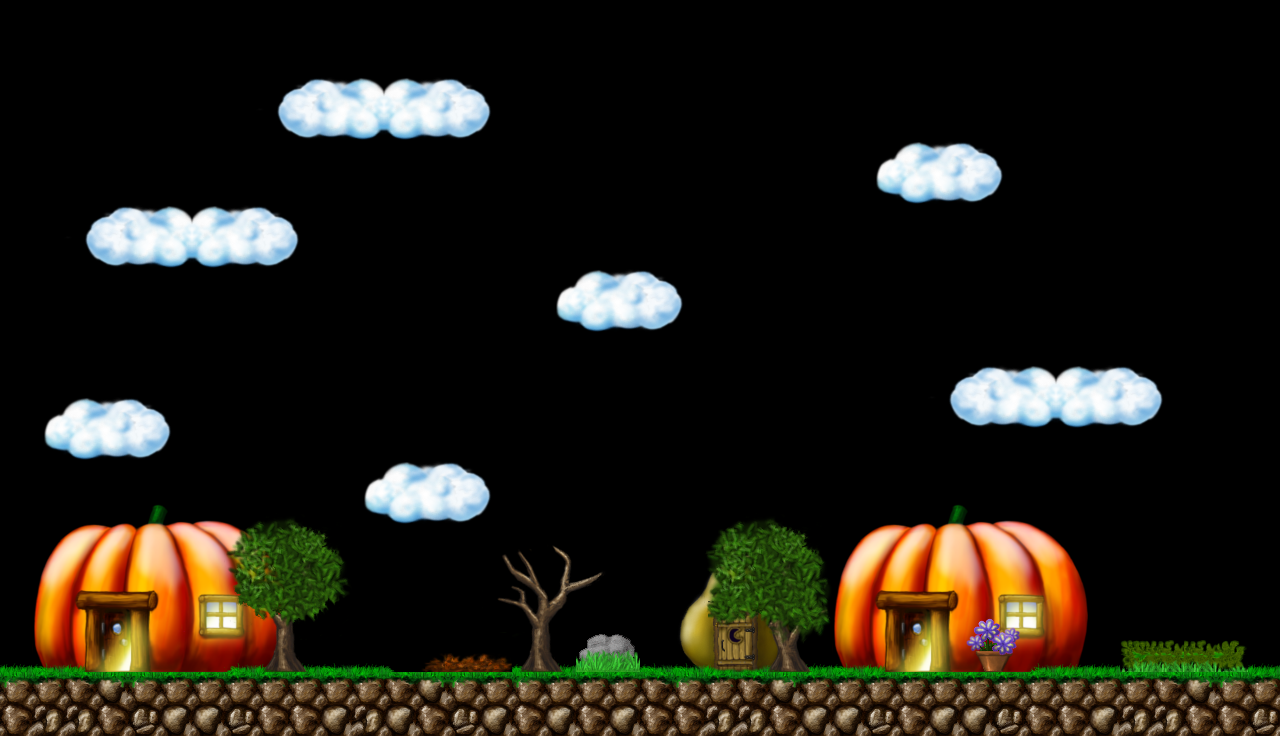

A level layout from a 2D game, rendered from its tile map. Below: a short description, then the map file with its tile-grid data intact:
An orthogonal 40x23 tile map with 32x32 px tiles, 1 tile layer (Tile Layer 1).

<map version="1.2" tiledversion="1.2.0" orientation="orthogonal" renderorder="right-down" width="40" height="23" tilewidth="32" tileheight="32" infinite="0" nextlayerid="2" nextobjectid="1">
 <tileset firstgid="1" source="tilemap.tsx" />
 <layer id="1" name="Tile Layer 1" width="40" height="23">
  <data encoding="csv">
0,0,0,0,0,0,0,0,0,0,0,0,0,0,0,0,0,0,0,0,0,0,0,0,0,0,0,0,0,0,0,0,0,0,0,0,0,0,0,0,
0,0,0,0,0,0,0,0,0,0,0,0,0,0,0,0,0,0,0,0,0,0,0,0,0,0,0,0,0,0,0,0,0,0,0,0,0,0,0,0,
0,0,0,0,0,0,0,0,1900,1901,1902,1903,1270,1271,1272,1273,0,0,0,0,0,0,0,0,0,0,0,0,0,0,0,0,0,0,0,0,0,0,0,0,
0,0,0,0,0,0,0,0,1964,3345,3346,3347,3342,3343,3344,1337,0,0,0,0,0,0,0,0,0,0,0,0,0,0,0,0,0,0,0,0,0,0,0,0,
0,0,0,0,0,0,0,0,2028,2029,2030,2031,1398,1399,1400,1401,0,0,0,0,0,0,0,0,0,0,0,1269,1270,1271,1272,1273,0,0,0,0,0,0,0,0,
0,0,0,0,0,0,0,0,0,0,0,0,0,0,0,0,0,0,0,0,0,0,0,0,0,0,0,1333,3342,3343,3344,1337,0,0,0,0,0,0,0,0,
0,0,1900,1901,1902,1903,1270,1271,1272,1273,0,0,0,0,0,0,0,0,0,0,0,0,0,0,0,0,0,1397,1398,1399,1400,1401,0,0,0,0,0,0,0,0,
0,0,1964,3345,3346,3347,3342,3343,3344,1337,0,0,0,0,0,0,0,0,0,0,0,0,0,0,0,0,0,0,0,0,0,0,0,0,0,0,0,0,0,0,
0,0,2028,2029,2030,2031,1398,1399,1400,1401,0,0,0,0,0,0,0,1269,1270,1271,1272,1273,0,0,0,0,0,0,0,0,0,0,0,0,0,0,0,0,0,0,
0,0,0,0,0,0,0,0,0,0,0,0,0,0,0,0,0,1333,3342,3343,3344,1337,0,0,0,0,0,0,0,0,0,0,0,0,0,0,0,0,0,0,
0,0,0,0,0,0,0,0,0,0,0,0,0,0,0,0,0,1397,1398,1399,1400,1401,0,0,0,0,0,0,0,0,0,0,0,0,0,0,0,0,0,0,
0,0,0,0,0,0,0,0,0,0,0,0,0,0,0,0,0,0,0,0,0,0,0,0,0,0,0,0,0,1900,1901,1902,1903,1270,1271,1272,1273,0,0,0,
0,1269,1270,1271,1272,1273,0,0,0,0,0,0,0,0,0,0,0,0,0,0,0,0,0,0,0,0,0,0,0,1964,3345,3346,3347,3342,3343,3344,1337,0,0,0,
0,1333,3342,3343,3344,1337,0,0,0,0,0,0,0,0,0,0,0,0,0,0,0,0,0,0,0,0,0,0,0,2028,2029,2030,2031,1398,1399,1400,1401,0,0,0,
0,1397,1398,1399,1400,1401,0,0,0,0,0,1269,1270,1271,1272,1273,0,0,0,0,0,0,0,0,0,0,0,0,0,0,0,0,0,0,0,0,0,0,0,0,
0,0,0,0,888,889,0,0,0,0,0,1333,3342,3343,3344,1337,0,0,0,0,0,0,0,0,0,0,0,0,0,888,889,0,0,0,0,0,0,0,0,0,
0,949,950,951,952,953,954,959,960,996,997,1397,1398,1399,1400,1401,0,0,0,0,0,0,994,995,996,997,949,950,951,952,953,954,955,956,0,0,0,0,0,0,
0,1013,1014,1015,1016,1017,1018,1023,1024,1060,1061,0,0,0,0,1256,1257,1258,1259,0,0,0,1231,1232,1060,1061,1013,1014,1015,1016,1017,1018,1019,1020,0,0,0,0,0,0,
0,1077,1078,1079,1080,1081,1082,1087,1088,1124,1261,0,0,0,0,1320,1321,1322,1323,0,0,1039,1295,1296,1487,1125,1077,1078,1079,1080,1081,1082,1083,1084,0,0,0,0,0,0,
0,1141,1142,1143,1144,1145,1146,1151,1152,1324,1325,0,0,0,0,1384,1385,1386,690,691,0,1103,1359,1360,1551,1189,1141,1142,1143,1144,1021,1022,1147,1148,0,0,0,0,0,0,
1560,1149,1150,1207,1208,1209,1210,1215,1216,1450,1250,1251,1561,1246,1247,1249,1449,1450,754,755,1559,1167,1423,1424,1615,1253,1149,1150,1207,1208,1085,1086,1213,1214,1560,980,981,981,982,1560,
3427,3428,3425,3426,3427,3428,3428,3428,3428,3428,3428,3428,3425,3426,3427,3428,3427,3428,3428,3428,3425,3427,3428,3425,3426,3428,3428,3428,3428,3428,3428,3428,3428,3428,3428,3428,3425,3426,3427,3428,
3491,3555,3555,3491,3556,3492,3492,3556,3491,3491,3492,3555,3492,3491,3556,3492,3491,3492,3491,3492,3491,3491,3555,3555,3491,3492,3492,3556,3491,3492,3492,3556,3491,3491,3492,3555,3555,3491,3491,3556
</data>
 </layer>
</map>
